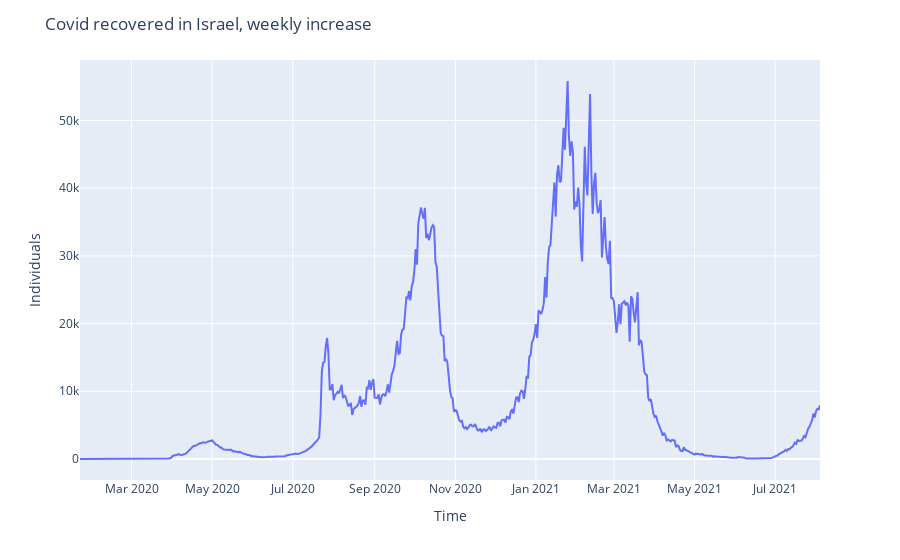

Notebook cell for this chart:
### Markdown cell above
## Recovered (up to 04/08/2021)

### Code cell
sevenDaysRecovered(country)

### Figure 1 — Plotly figure (JSON) as saved in the notebook; plotly's stock layout.template omitted (floating-point values rounded to 4 significant figures; data arrays with more than 128 entries replaced by an {"elided": "..."} marker saying what was removed)
{"data": [{"hovertemplate": "x=%{x}<br>y=%{y}<extra></extra>", "legendgroup": "", "line": {"color": "#636efa", "dash": "solid"}, "marker": {"symbol": "circle"}, "mode": "lines", "name": "", "orientation": "v", "showlegend": false, "type": "scatter", "x": {"elided": "561 str values"}, "xaxis": "x", "y": {"elided": "561 int values"}, "yaxis": "y"}], "layout": {"autosize": true, "legend": {"tracegroupgap": 0}, "margin": {"t": 60}, "title": {"text": "Covid recovered in Israel, weekly increase"}, "xaxis": {"anchor": "y", "autorange": true, "domain": [0, 1], "range": ["2020-01-22", "2021-08-04"], "title": {"text": "Time"}, "type": "date"}, "yaxis": {"anchor": "x", "autorange": true, "domain": [0, 1], "range": [-3101.0, 58920.0], "title": {"text": "Individuals"}, "type": "linear"}}}
